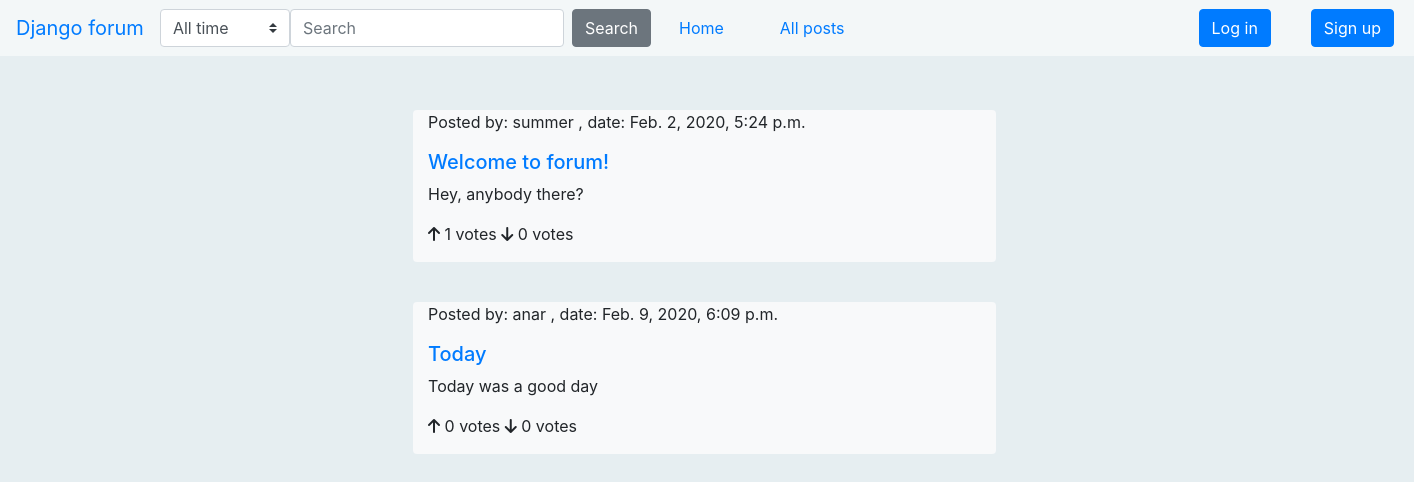
The page /forum/topics/life/ on the database its author committed.
### forum/models.py (models this page shows, shortened)
class Post(models.Model):
    title = models.CharField(max_length=100)
    body = models.TextField(max_length=1000)
    date_created = models.DateTimeField(auto_now_add=True)
    date_modified = models.DateTimeField(auto_now=True)
    author = models.ForeignKey(User, on_delete=models.CASCADE, null=True)
    topic = models.ManyToManyField(Topic, help_text="Select a topic for this post.")
    is_approved = models.BooleanField(default=False)
    votes_up = models.IntegerField(default=0, blank=True)
    votes_down = models.IntegerField(default=0, blank=True)
    def get_absolute_url(self):
        return reverse('post-detail', args=[str(self.id)])
    def display_topic(self):
        return '  '.join('#' + topic.name for topic in self.topic.all())
    display_topic.short_description = 'Topic'

### authentication/models.py (models this page shows)
class User(AbstractUser):
    def get_absolute_url(self):
        """Returns the url to access a particular user instance."""
        return reverse('user-detail', args=[str(self.id)])

### forum/views.py (the view)
# urls.py: path('topics/<str:topic>/', views.PostsByTopic.as_view(), name='posts-topic'),
class PostsByTopic(generic.ListView):
    model = Post
    template_name = 'forum/post_list.html'
    def get_queryset(self):
        topic = self.request.GET.get("topic")
        return Post.objects.filter(topic__name=self.kwargs['topic'])

### templates/forum/post_list.html (shortened to what this page needs)
{% extends 'base.html' %}
{% block content %}
    {% if post_list %}
        {% for post in post_list %}
            <div id="post-block" class="row justify-content-center">
                <div class="col-md-5 bg-light rounded">
                    <p>Posted by: {{ post.author.username }} , date: {{ post.date_created }} </p>
                    <a href="{{ post.get_absolute_url }}">
                        <h5 style="align: left">{{ post.title }}</h5>
                    </a>
                    <p>{{ post.body }}</p>
                    <p><i class="fas fa-arrow-up"></i> {{ post.votes_up }} votes <i class="fas fa-arrow-down"></i> {{ post.votes_down }} votes </p>
                </div>
            </div>
        {% endfor %}
    {% else %}
        <p>There are no posts yet. :( </p>
    {% endif %}
{% endblock %}

### forum/static/base.css (style rules this page uses)
body { background: #E6EEF1; padding-left: 20px; padding-top: 70px; }

### templates/forum/post_list.html (style rules this page uses)
#post-block { margin-top: 40px; width: 1399px; }

### rows shown on the page
Post: author.username "summer", date_created "Feb. 2, 2020, 5:24 p.m.", title "Welcome to forum!", body "Hey, anybody there?", votes_up "1", votes_down "0"
Post: author.username "anar", date_created "Feb. 9, 2020, 6:09 p.m.", title "Today", body "Today was a good day", votes_up "0", votes_down "0"
